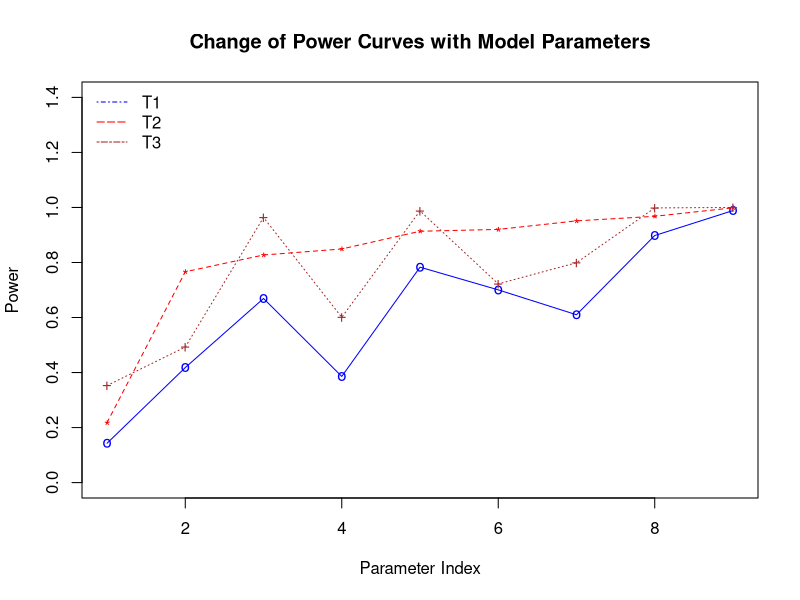

The R source for this figure:
T2=c(0.8491,0.9512,0.7662,0.9202,0.9679,0.9987,0.2179,0.9135,0.8272)
T1=c(0.3859,0.6100,0.4180,0.7004,0.8980,0.9888,0.1430,0.7829,0.6692)
T3=c(0.6008,0.7991,0.4926,0.7222,0.9983,1.0000,0.3528,0.9874,0.9637)
o=order(T2)
x=1:9
plot(x,T1[o],type='o',main="Change of Power Curves with Model Parameters",xlab="Parameter Index",ylab='Power',col='blue',pch='o',lty=1,ylim=c(0,1.4))
points(x,T2[o],col="red",pch="*")
lines(x,T2[o],col="red",lty=2)
points(x,T3[o],col="brown",pch="+")
lines(x,T3[o],col="brown",lty=3)
legend("topleft",c("T1","T2","T3"),col=c("blue","red","brown"),bty="n",lty=280:300)